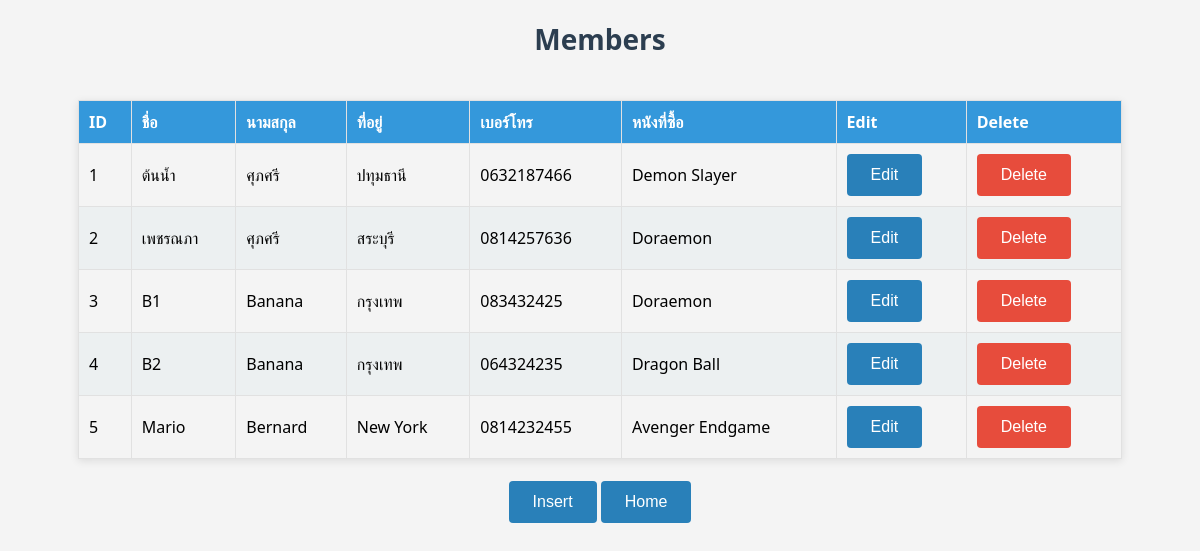
Screenshot of /memmenu.php with the database file from the repository.
### tables this page shows
CREATE TABLE `member` (
  `mid` varchar(3) NOT NULL,
  `mname` varchar(20) NOT NULL,
  `mlastname` varchar(30) NOT NULL,
  `maddress` varchar(50) NOT NULL,
  `mtel` varchar(10) NOT NULL
);

CREATE TABLE `product` (
  `pid` varchar(3) NOT NULL,
  `pname` varchar(20) NOT NULL,
  `pdetail` varchar(400) NOT NULL,
  `ptime` varchar(11) NOT NULL,
  `pdate` date NOT NULL
);

### memmenu.php (the view, shortened to what this page needs)
<!DOCTYPE html>
<html lang="en">
<head>
    <link rel="stylesheet" href="style.css">
</head>
<body>
<?php
    require 'conn.php';
    $sql = "SELECT m.*, p.pname FROM member m
            LEFT JOIN mem_product mp ON m.mid = mp.mid
            LEFT JOIN product p ON mp.pid = p.pid";
    $result = $conn->query($sql);
?>
<h1>Members</h1><br>
<table>
    <thead>
        <tr>
            <th>ID</th>
            <th>ชื่อ</th>
            <th>นามสกุล</th>
            <th>ที่อยู่</th>
            <th>เบอร์โทร</th>
            <th>หนังที่ซื้อ</th>
            <th>Edit</th>
            <th>Delete</th>
        </tr>
    </thead>
    <tbody>
        <?php
            if ($result->num_rows > 0) {
                while ($row = $result->fetch_assoc()) {
                    echo "<tr><td>"
                        . $row["mid"] . "</td>"
                        . "<td>" . $row["mname"] . "</td>"
                        . "<td>" . $row["mlastname"] . "</td>"
                        . "<td>" . $row["maddress"] . "</td>"
                        . "<td>" . $row["mtel"] . "</td>"
                        . "<td>" . ($row["pname"] ? $row["pname"] : 'ไม่มีหนังที่ซื้อ') . "</td>"
                        . "<td><a href='editmem.php?mid=" . $row["mid"] . "'><button>Edit</button></a></td>"
                        . "<td><a href='delete.php?mid=" . $row["mid"] . "' onclick=\"return confirm('Are you sure you want to delete this member?');\"><button class='delete-button'>Delete</button></a></td>";
                    echo "</tr>";
                }
            } else {
                echo "<tr><td colspan='8'>0 results</td></tr>";
            }
        ?>
    </tbody>
</table>
<br>
<a href='insertmem.php'><button>Insert</button></a>
<a href='home.php'><button>Home</button></a>
</body>
</html>

### style.css (style rules this page uses)
body { font-family: 'Segoe UI', Tahoma, Geneva, Verdana, sans-serif; text-align: center; margin: 20px; background-color: #f4f4f4; }
h1 { color: #2c3e50; font-size: 28px; margin-bottom: 20px; }
table { border-collapse: collapse; width: 90%; margin: 0 auto; box-shadow: 0 2px 8px rgba(0, 0, 0, 0.1); }
th, td { border: 1px solid #e1e1e1; padding: 10px; text-align: left; }
th { background-color: #3498db; color: white; font-weight: 600; }
tr:nth-child(even) { background-color: #ecf0f1; }
button, .submit { padding: 12px 24px; background-color: #2980b9; color: white; border: none; border-radius: 4px; cursor: pointer; font-size: 16px; transition: background-color 0.3s; }
.delete-button { background-color: #e74c3c; }

### rows the page displays
member: mid "1", mname "ต้นน้ำ", mlastname "ศุภศรี", maddress "ปทุมธานี", mtel "0632187466", product.pname "Demon Slayer"
member: mid "2", mname "เพชรณภา", mlastname "ศุภศรี", maddress "สระบุรี", mtel "0814257636", product.pname "Doraemon"
member: mid "3", mname "B1", mlastname "Banana", maddress "กรุงเทพ", mtel "083432425", product.pname "Doraemon"
member: mid "4", mname "B2", mlastname "Banana", maddress "กรุงเทพ", mtel "064324235", product.pname "Dragon Ball"
member: mid "5", mname "Mario", mlastname "Bernard", maddress "New York", mtel "0814232455", product.pname "Avenger Endgame"
